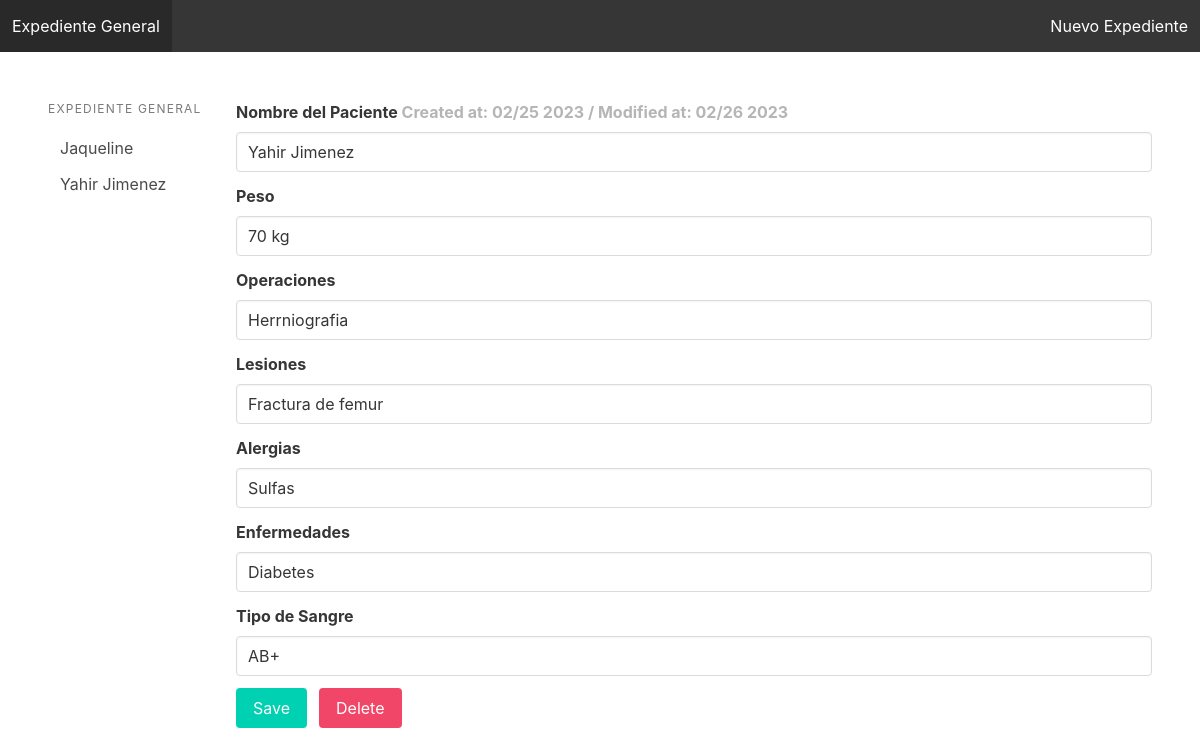
Screenshot of /expedienteg/?expgid=2 with the database file from the repository.
### account/models.py (models this page shows)
class ExpedienteG(models.Model):
    nombreG = models.CharField(max_length=255, verbose_name='Nombre del paciente')
    peso = models.CharField(max_length=20, verbose_name='Talla')
    operaciones = models.CharField(max_length=255, verbose_name='Operaciones')
    lesiones=models.CharField(max_length=255, verbose_name='Lesiones')
    alergias=models.CharField(max_length=255, verbose_name='Alergias')
    enfermedades=models.CharField(max_length=255, verbose_name='Enfermedades')
    tipoSangre=models.CharField(max_length=255, verbose_name='Tipo de Sangre')
    fecha=models.DateTimeField(auto_now_add=True)
    fecha_actG=models.DateTimeField(auto_now=True)
    idPg = models.ForeignKey(User, null=True, blank=True, on_delete=models.CASCADE)
    class Meta:
        ordering=('nombreG',)

### account/views.py (the view, shortened to what this page needs)
# urls.py: path('expedienteg/', views.editorg, name="expedienteg"),
def editorg(request):
    expgid = int(request.GET.get('expgid', 0))
    expedientesg = ExpedienteG.objects.all()
    if expgid > 0:
        expedienteg = ExpedienteG.objects.get(pk=expgid)
    else:
        expedienteg = ''
    context = {
        'expgid': expgid,
        'expedientesg' : expedientesg,
        'expedienteg' : expedienteg,
    }
    return render(request, 'account/expedienteg.html', context)

### MedicDataProject/account/templates/account/expedienteg.html (shortened to what this page needs)
<!DOCTYPE html>
<html>
    <head>
       <link rel="stylesheet" href="https://cdn.jsdelivr.net/npm/bulma@0.9.0/css/bulma.min.css">
    </head>
    <body>
        <nav class="navbar is-dark">
            <div class="navbar-brand">
                <a href="{& url 'expedienteg' %}" class="navbar-item">Expediente General</a>
            </div>
            <div class="navbar-menu">
                <div class="navbar-end">
                    <a href="{% url 'expedienteg' %}?expgid=0" class="navbar-item">Nuevo Expediente</a>
                </div>
            </div>
        </nav>
        <section class="section">
            <div class="columns">
                <div class="column is-2">
                    <aside class="menu">
                        <p class="menu-label">Expediente General</p>
                        <ul class="menu-list">
                            {% for expg in expedientesg %}
                                <li>
                                    <a href="{% url 'expedienteg' %}?expgid={{ expg.id }}">{{ expg.nombreG }}</a>
                                </li>
                            {% endfor %}
                        </ul>
                    </aside>
                </div>
                <div class="column is-10">
                    <form method="post" action="{% url 'expedienteg' %}">
                        <div class="field">
                            <label class="label">Nombre del Paciente
                                {% if expedienteg %}
                                    <span class="has-text-grey-light">
                                        Created at: {{ expedienteg.fecha|date:"m/d Y" }} / Modified at: {{ expedienteg.fecha_actG|date:"m/d Y" }}
                                    </span>
                                {% endif %}
                            </label>
                            <div class="control">
                                <input type="text" class="input" name="nombreG" placeholder="Nombre del Paciente"{% if expedienteg %} value="{{ expedienteg.nombreG }}"{% endif %}>
                            </div>
                        </div>
                        <div class="field">
                            <label class="label">Peso</label>
                            <div class="control">
                                <input type="text" class="input" name="peso" placeholder="Peso"{% if expedienteg %} value="{{ expedienteg.peso }}"{% endif %}>
                            </div>
                        </div>
                        <div class="field">
                            <label class="label">Operaciones</label>
                            <div class="control">
                                <input type="text" class="input" name="operaciones" placeholder="Operaciones"{% if expedienteg %} value="{{ expedienteg.operaciones }}"{% endif %}>
                            </div>
                        </div>
                        <div class="field">
                            <label class="label">Lesiones</label>
                            <div class="control">
                                <input type="text" class="input" name="lesiones" placeholder="Lesiones"{% if expedienteg %} value="{{ expedienteg.lesiones }}"{% endif %}>
                            </div>
                        </div>
                        <div class="field">
                            <label class="label">Alergias</label>
                            <div class="control">
                                <input type="text" class="input" name="alergias" placeholder="Alergias"{% if expedienteg %} value="{{ expedienteg.alergias }}"{% endif %}>
                            </div>
                        </div>
                        <div class="field">
                            <label class="label">Enfermedades</label>
                            <div class="control">
                                <input type="text" class="input" name="enfermedades" placeholder="Enfermedades"{% if expedienteg %} value="{{ expedienteg.enfermedades }}"{% endif %}>
                            </div>
                        </div>
                        <div class="field">
                            <label class="label">Tipo de Sangre</label>
                            <div class="control">
                                <input type="text" class="input" name="tipoSangre" placeholder="TipoSangre"{% if expedienteg %} value="{{ expedienteg.tipoSangre }}"{% endif %}>
                            </div>
                        </div>
                        <div class="field is-grouped">
                            <div class="control">
                                <button class="button is-primary" action="">Save</button>
                            </div>
                            {% if expedienteg %}
                                <div class="control">
                                    <a href="{% url 'delete_expedienteg' expedienteg.id %}" class="button is-danger">Delete</a>
                                </div>
                            {% endif %}
                        </div>
                    </form>
                </div>
            </div>
        </section>
    </body>
</html>

### rows the page displays
ExpedienteG: nombreG "Jaqueline"
ExpedienteG: nombreG "Yahir Jimenez", fecha "02/25 2023", fecha_actG "02/26 2023", peso "70 kg", operaciones "Herrniografia", lesiones "Fractura de femur", alergias "Sulfas", enfermedades "Diabetes", tipoSangre "AB+"
